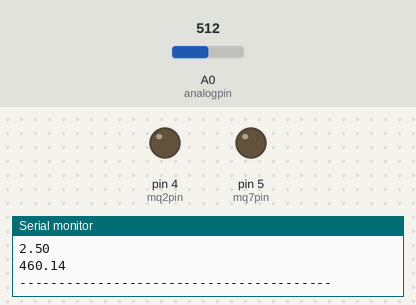
Bench run of a sketch on a simulated Arduino Uno, built with avr-gcc and run on an emulated ATmega328P. Parts: output pins drawn as LEDs (lit = HIGH), the last lines printed to the serial monitor. The inputs (shaded band) are chosen by the test bench; at power-on: A0 (analogpin) = 512.

Above: at 10.9 s.
11.0 s: A0 (analogpin) set to 0
At 12.8 s:
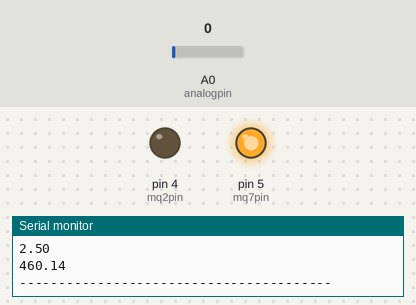
23.7 s: A0 (analogpin) set to 1023
At 29.6 s:
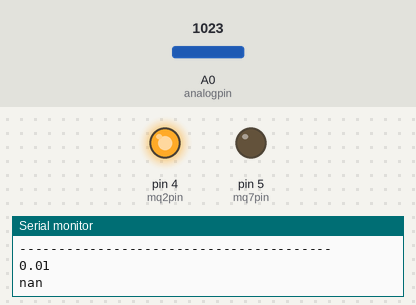
Timing chart, 0 to 37.8 s (numbered marks = the images above; inputs shaded):
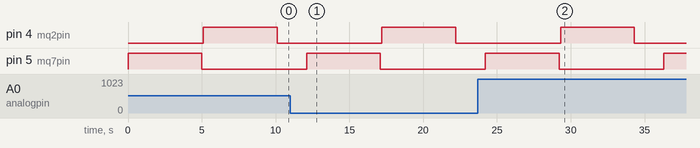

The sketch:

MultipleMqSensors.ino
```cpp
/*

  Multiple Analog inputs on one Analoge pin

  Show input of two sensors on one analog pin.
  The vaues of both sensors will be displayed in the serial monitor.

  The circuit:
   center pin of both Potentiometer/Sensors attached via a diode to analog input 0
   one side pin (either one)of both potentiometers/sensors to ground
   the other side of both potentiometers/sensors pin to +5V
   pull-down resitor (10k) between analog pin 0 and ground


  Created by Vincent Verheggen
  Ingenerare

  based on:
  example sketch analog input by David Cuartielles
  http://www.arduino.cc/en/Tutorial/AnalogInput
  sketch breagan 22
  http://www.instructables.com/id/ESP8266-with-Multiple-Analog-Sensors/

*/

const int analogpin = A0;
const int mq2pin = 4;
const int mq7pin = 5;

void setup() {


  Serial.begin(115200);
  // declare the enable and ledPin as an OUTPUT:
  pinMode(mq2pin, OUTPUT);
  pinMode(mq7pin, OUTPUT);
}

void loop() {
  //read from mq sensors

  float mq7_value;
  float mq7_volt;
  float mq7_gas;
  float mq7_ratio;
  float mq7_hold;
  float mq7_ppm;
  //Serial.print("reading mq7...");
  digitalWrite(mq7pin, HIGH);
  delay(1000 * 5);
  mq7_value = analogRead(analogpin);
  digitalWrite(mq7pin, LOW);
  //Serial.print("done!");
  mq7_volt = (float)mq7_value / 1024 * 5.0;
  mq7_gas = (5.0 - mq7_volt) / mq7_volt;
  mq7_ratio = mq7_gas / 0.18;
  mq7_hold = 24.671324557143727 / (mq7_ratio - 0.021209244624595787);
  mq7_ppm = pow(mq7_hold, (1 / 0.7));
  Serial.println(mq7_ratio);
  Serial.println(mq7_ppm);

  delay(100);

  float mq2_value;
  float mq2_volt;
  float mq2_gas;
  float mq2_ratio;
  float mq2_hold;
  float mq2_ppm;
  //Serial.print("reading mq2...");
  digitalWrite(mq2pin, HIGH);
  delay(1000 * 5);
  mq2_value = analogRead(analogpin);
  digitalWrite(mq2pin, LOW);
  //Serial.println("done!");
  mq2_volt = (float)mq2_value / 1024 * 5.0;
  mq2_gas = (5.0 - mq2_volt) / mq2_volt;
  mq2_ratio = mq2_gas / 0.40;
  mq2_hold = 16.177347074757936 / (mq2_ratio + 1.1016286306095602);
  mq2_ppm = pow(mq2_hold, (1 / 0.245));
  Serial.println(mq2_ratio);
  Serial.println(mq2_ppm);
  Serial.println("----------------------------------------");
  delay(2000);
}
```
